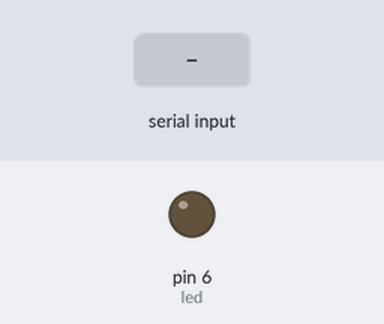
The sketch below on a simulated Arduino Uno, built with avr-gcc and run on an emulated ATmega328P. Parts: output pins drawn as LEDs (lit = HIGH). The inputs (shaded band) are chosen by the test bench.

Above: at 1.2 s.
1.3 s: "V" received over Serial
At 2.1 s:
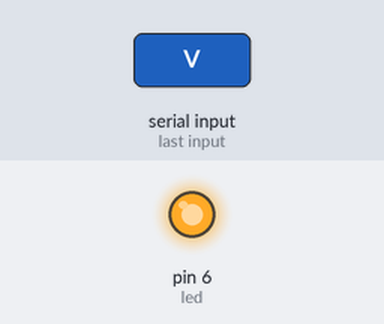
2.8 s: "C" received over Serial
At 3.2 s:
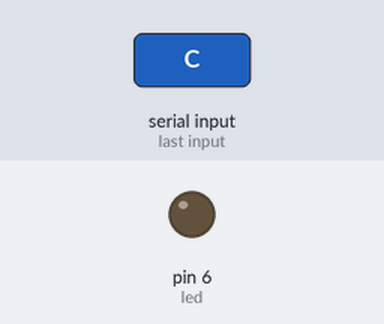
Timing chart, 0 to 5.8 s (numbered marks = the images above; inputs shaded):
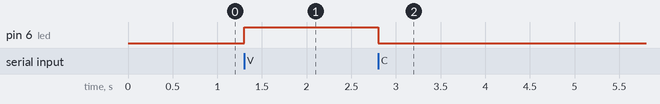

The sketch:

LedComTeclado.ino
```cpp
int led=6;
void setup()
{//1
  Serial.begin(9600);
  pinMode(led, OUTPUT);
}//1

void loop()
{//2
  char tecla;
  tecla = Serial.read();
  if(tecla == 'V')
  {//3
    digitalWrite(led, HIGH);
  }//3
  if(tecla == 'C')
  {//4
    digitalWrite(led, LOW);
  }//4
}//2
```

Measured:
- after the input at 1.3 s, pin 6 (led): LOW → HIGH at once
- after the input at 2.8 s, pin 6 (led): HIGH → LOW at once
